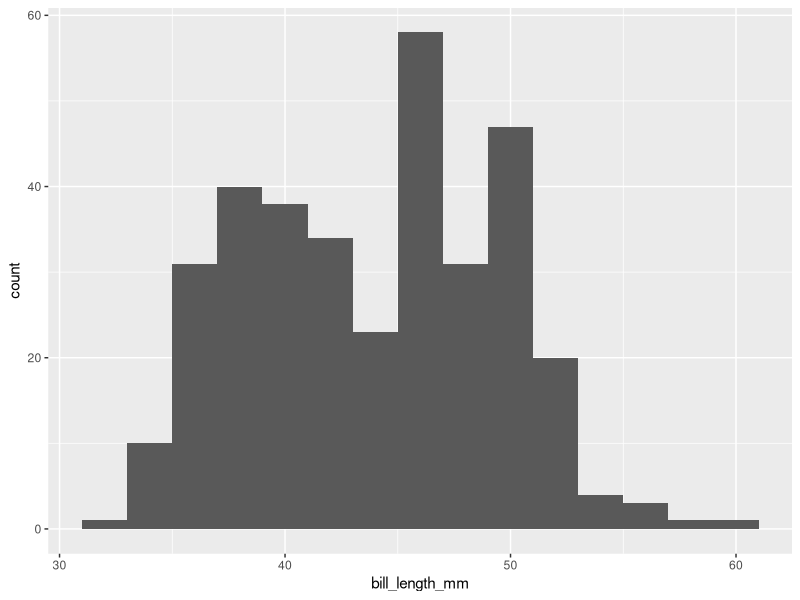

The R source for this figure:
## ---- chunk 1
#| label: setup
#| message: false
library(tidyverse)
library(palmerpenguins)
## ---- chunk 2
# Make your agreed-upon plot here, e.g.:
penguins |> 
  ggplot(aes(x = bill_length_mm)) + 
  geom_histogram(binwidth = 2)
